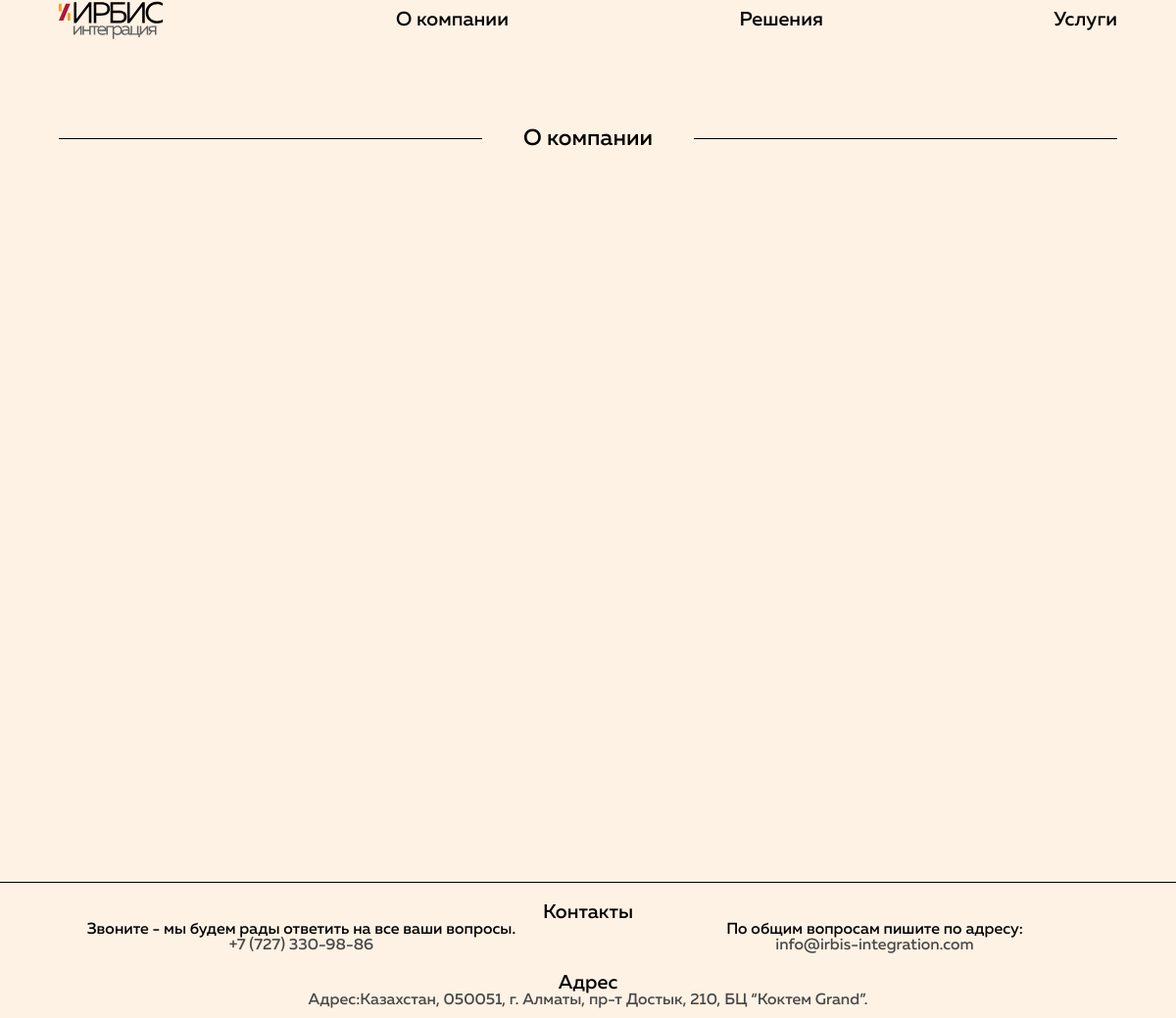
The app's page /, older data.
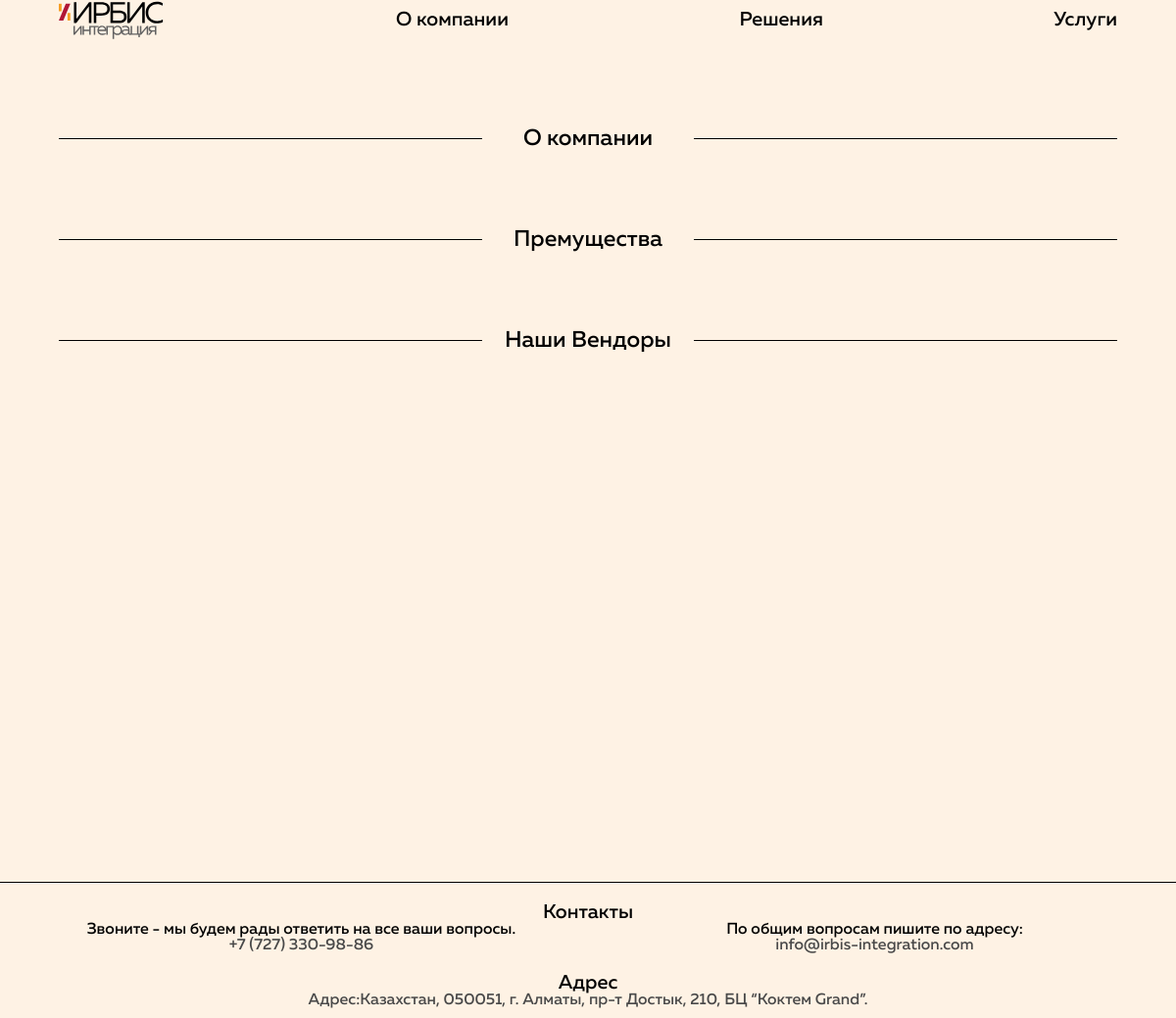
The same page, newer data.
### IrbisPage/models.py (models this page shows)
class Card(models.Model):
    pretitle = tinymce_models.HTMLField(verbose_name = 'Перед Карточкой', blank=True)
    title = models.CharField(verbose_name = 'Оглавление', max_length=50, blank=True)
    content = tinymce_models.HTMLField(verbose_name = 'Контент', blank=True)
    consists_of_images = models.BooleanField(default=False)
    for_solution = models.BooleanField(default=False)
    link = models.CharField(verbose_name = 'ссылка', blank=True, max_length=50)
    class Meta:
        verbose_name = "Карточка"
        verbose_name_plural = "Карточки"

### IrbisPage/views.py (the view)
# urls.py: path('', index, name = 'home'),
def index(request):
    cards = Card.objects.filter(for_solution = False)
    return render(request, 'index.html', {'title':'Домашняя страница',
                                          'cards': cards,})

### IrbisPage/templates/index.html (shortened to what this page needs)
{% extends "base.html" %}
{% load static %}
{% block head %}
    <link rel="stylesheet" href="{% static 'IrbisPage/css/index.css' %}">
    <link rel="stylesheet" type="text/css" href="{% static 'IrbisPage/js/slick/slick.css' %}"/>
    <link rel="stylesheet" type="text/css" href="{% static 'IrbisPage/js/slick/slick-theme.css' %}"/>
{% endblock %}
{% block content %}
    <div class = "muller_medium index">
        {% for card in cards %}
            <section class = "hidden index_part">
                <div class="title"> <span>{{ card.title }}</span> </div>
            </section>
        {% endfor %}
    </div>
{% endblock %}

### IrbisPage/templates/base.html (shortened to what this page needs)
{% load static %}
<!DOCTYPE html>
<html lang="en">
<head>
  <link rel="stylesheet" href="{% static 'IrbisPage/css/base.css' %}">
  <link rel="stylesheet" href="{% static 'IrbisPage/css/header.css' %}">
  <link rel="stylesheet" href="{% static 'IrbisPage/css/footer.css' %}">
  {% block head %}{% endblock %}
</head>
<body>
    {% include 'share/header.html' %}
    <div class = "container">
        {% block content %}{% endblock %}
    </div>
    {% include 'share/footer.html' %}
</body>
</html>

### IrbisPage/templates/share/header.html (shortened to what this page needs)
{% load static %}
<header class = "muller_medium desctop">
    <div>
        <div class = "header_block logo">
            <a href="{% url 'home' %}"><img src="{% static 'IrbisPage/images/logo.svg' %}" alt="" class = "logo"></a>
        </div>
        <div class = "header_block ">
            <a href="{% url 'home' %}"> О компании </a>
        </div>
        <div class = "header_block">
            <a href="{% url 'solutions' %}"> Решения </a>
        </div>
        <div class = "header_block">
            <a href="{% url 'services' %}"> Услуги </a>
        </div>
    </div>
</header>

### IrbisPage/templates/share/footer.html
<footer>
    <div class = "muller_medium">
        <center class = "footer_title">Контакты</center>
        <div class="footer_main">
            <div class="footer_left">
                <div class="descriptions">Звоните - мы будем рады ответить на все ваши вопросы.</div>
                <div class="contact_information"><a href="tel:+7(727)330-98-86">+7 (727) 330-98-86</a></div>
            </div>
            <div class="footer_right">
                <div class="descriptions">По общим вопросам пишите по адресу:</div>
                <div class="contact_information"><a href="mailto:info@irbis-integration.com">info@irbis-integration.com</a></div>
            </div>
        </div>
        <center class = "footer_title">Адрес</center>
        <center><a href="https://goo.gl/maps/nPVqe8nLFrtyd9iF6" target="_blank">Адрес:Казахстан, 050051, г. Алматы, пр-т Достык, 210, БЦ “Коктем Grand”.</a></center>
    </div>
</footer>

### IrbisPage/static/IrbisPage/css/base.css (style rules this page uses)
body { background: #FEF2E4; height: 100%; margin: 0 0; max-width: 100vw; }
html { height: 100%; }
.container { min-height: 100%; width: 90%; margin: 0 auto; margin-top: 30px; }
.muller_medium { font-family: MullerMedium; }
.show { opacity: 1; transition: all 1.2s; transform: translateX(0); }
.show.index_part { display: flex !important; }

### IrbisPage/static/IrbisPage/css/header.css (style rules this page uses)
header { padding-bottom: 10px; }
header > div { display: flex; justify-content: space-between; width: 90%; flex-direction: row; margin: 0 auto; align-items: center; font-size: 20px; }
.header_block a { text-decoration: none; color: black; display: flex; }
.header_block.logo .logo { height: 40px; }
header .header_block { display: flex; }

### IrbisPage/static/IrbisPage/css/footer.css (style rules this page uses)
footer { flex: 0 0 auto; margin-top: 20px; padding-bottom: 10px; }
footer > div { width: calc(100% - 30px); margin: 0 auto; }
.footer_main { display: flex; margin: 0 auto; }
.footer_main > div { width: 50%; text-align: center; }
footer a { text-decoration: none; color: rgb(73, 73, 73); font-weight: 550; }
center.footer_title { margin-top: 20px; font-size: 20px; }
@media all and (min-width: 900px) { footer { border-top: 1px solid; } }

### IrbisPage/static/IrbisPage/css/index.css (style rules this page uses)
.index { font-size: 23px; display: flex; flex-direction: column; }
.index section { display: flex; flex-direction: column; }
.index section > div { margin-top: 30px; }
.title { display: flex; margin: 0 auto; width: 100%; margin-top: 15px; }
.title span { width: 20%; text-align: center; }
.title::before { content: ""; display: flex; margin: auto 0; width: 40%; height: 1px; background-color: black; }
.title::after { content: ""; display: flex; margin: auto 0; width: 40%; height: 1px; background-color: black; }

Row changes from the older to the newer data that the page shows:
added Card: title "Премущества"
added Card: title "Наши Вендоры"
